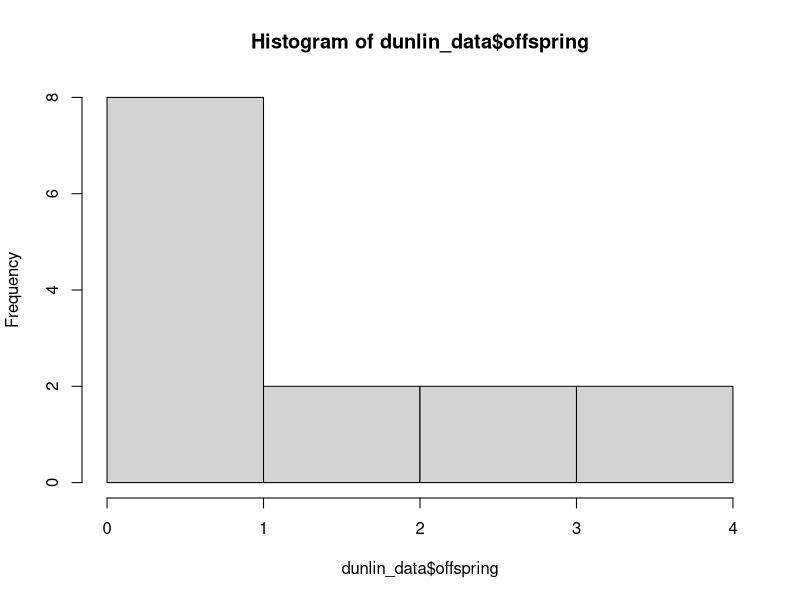
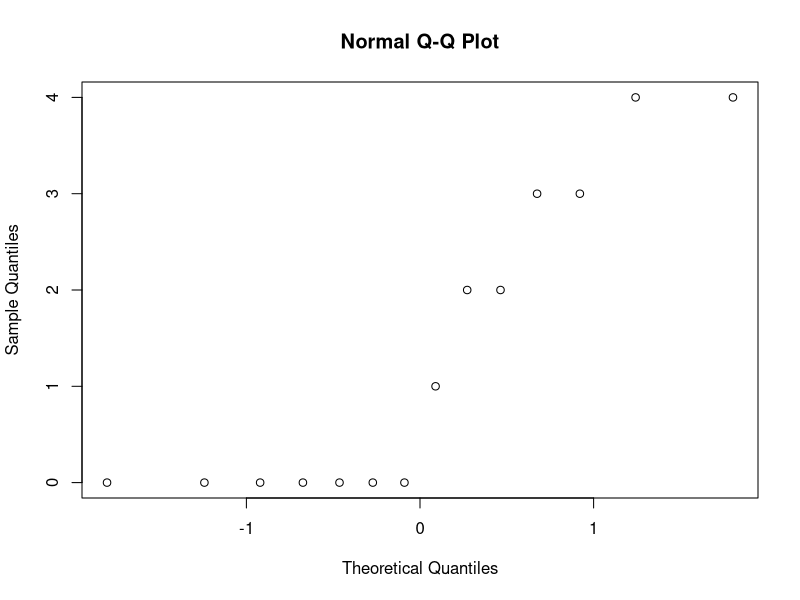
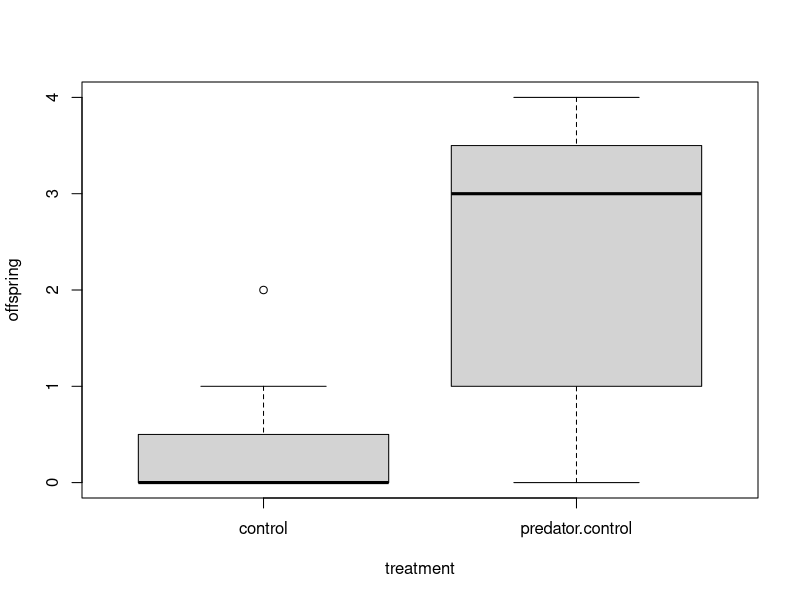

These figures' R source, in order:
## ---- chunk 1
dunlin_data <- read.table("data/dunlin.txt",
                           header=T,
                           sep="\t",
                           dec=",") 
## ---- chunk 2
str(dunlin_data)
## ---- chunk 3
head(dunlin_data)
## ---- chunk 4
hist(dunlin_data$offspring)
## ---- chunk 5
qqnorm(dunlin_data$offspring)
## ---- chunk 6
boxplot(offspring~treatment, 
        data = dunlin_data)
## ---- chunk 7
m.dunlin<-wilcox.test(offspring~treatment,
                    data=dunlin_data)
## ---- chunk 8
m.dunlin
